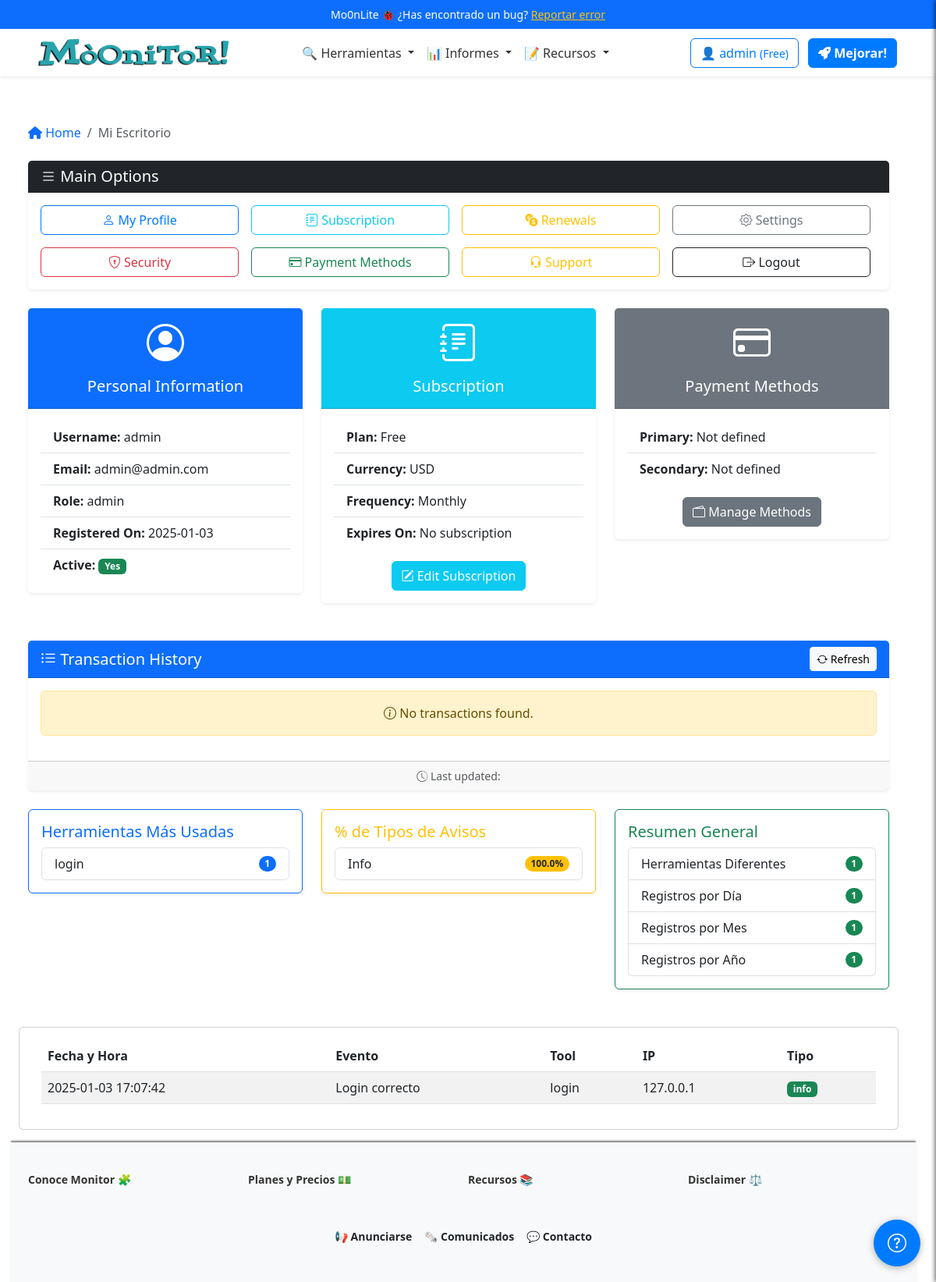
The page /dashboard (signed in) on the database its author committed.
### app/models/user_model.py (models this page shows, shortened)
class Users(UserMixin, db.Model):
    __tablename__ = 'Users'
    id = db.Column(db.Integer, primary_key=True)
    username = db.Column(db.String(80), unique=True, nullable=False)
    email = db.Column(db.String(120), unique=True, nullable=False)
    password_hash = db.Column(db.String(255), nullable=False)
    token = db.Column(db.String(255), index=True, unique=True)
    active = db.Column(db.Boolean, default=False)
    registered_on = db.Column(db.DateTime, nullable=False, default=datetime.datetime.utcnow)
    config = db.Column(JSONType)
    role = db.Column(db.String(20), nullable=False, default='usuario')
    subscription_plan = db.Column(Enum('Free', 'Pro', 'Corporate', name='subscription_plans'), default='Free')
    subscription_currency = db.Column(db.String(3), default='USD')  # ISO currency codes (e.g., USD, EUR)
    subscription_expiration = db.Column(db.DateTime, nullable=True)
    subscription_frequency = db.Column(Enum('Monthly', 'Annually', name='subscription_frequency'), default='Monthly')
    primary_payment = db.Column(JSONType, nullable=True)  # IBAN, SWIFT, etc.
    secondary_payment = db.Column(JSONType, nullable=True)
    transactions = db.relationship('Transaction', backref='user', lazy=True)

class UserLog(db.Model):
    __tablename__ = 'UserLogs'
    id = db.Column(db.Integer, primary_key=True)
    user_id = db.Column(db.Integer, db.ForeignKey('Users.id'), nullable=False)
    username = db.Column(db.String(80), nullable=False)
    event = db.Column(db.String(255), nullable=False)  # Description of the event
    tool = db.Column(db.String(255), nullable=False)  # Tool used
    timestamp = db.Column(db.DateTime, nullable=False, default=datetime.datetime.utcnow)
    ip_address = db.Column(db.String(45), nullable=False)  # Supports IPv4/IPv6
    log_type = db.Column(Enum('info', 'warn', 'err', name='log_types'), nullable=False)

### app/controllers/main_controller.py (the view)
@app.route('/dashboard')
@login_required
def dashboard():
        breadcrumbs = [{'url': '/dashboard', 'text': 'Mi Escritorio'}]
        logs = UserLog.query.filter_by(user_id=current_user.id).order_by(UserLog.timestamp.desc()).all()
        stats = calculate_log_statistics(logs)
        user = Users.query.filter_by(id=current_user.id).first()
        logs = UserLog.query.filter_by(user_id=current_user.id).order_by(UserLog.timestamp.desc()).all()
        transactions = Transaction.query.filter_by(user_id=current_user.id).order_by(Transaction.timestamp.desc()).all()
        return render_template('dashboard.html',
                               logs=logs,
                               transactions = transactions,
                               user=user,
                               breadcrumbs=breadcrumbs,
                               stats=stats)

### app/templates/dashboard.html (shortened to what this page needs)
{% extends "base.html" %}
{% block content %}
{% include 'inc/breadcrumbs.html' %}
<div class="row">
  <div class="col-12 mb-4">
    <div class="card shadow-sm border-0">
      <div class="card-header bg-dark text-white d-flex justify-content-between align-items-center">
        <h2 class="h5 mb-0"><i class="bi bi-list"></i> Main Options</h2>
      </div>
      <div class="card-body">
        <div class="row row-cols-2 row-cols-md-4 g-3 text-center">
          <div class="col">
            <a href="{{ url_for('profile') }}" class="btn btn-outline-primary w-100">
              <i class="bi bi-person"></i> My Profile
            </a>
          </div>
          <div class="col">
            <a href="{{ url_for('edit_subscription') }}" class="btn btn-outline-info w-100">
              <i class="bi bi-journal-text"></i> Subscription
            </a>
          </div>
          <div class="col">
            <a href="{{ url_for('transaction_history') }}" class="btn btn-outline-warning w-100">
              <i class="bi bi-currency-exchange"></i> Renewals
            </a>
          </div>
          <div class="col">
            <a href="{{ url_for('configuracion') }}" class="btn btn-outline-secondary w-100">
              <i class="bi bi-gear"></i> Settings
            </a>
          </div>
          <div class="col">
            <a href="{{ url_for('change_password') }}" class="btn btn-outline-danger w-100">
              <i class="bi bi-shield-lock"></i> Security
            </a>
          </div>
          <div class="col">
            <a href="{{ url_for('edit_payment_methods') }}" class="btn btn-outline-success w-100">
              <i class="bi bi-credit-card"></i> Payment Methods
            </a>
          </div>
          <div class="col">
            <a href="#" class="btn btn-outline-warning w-100">
              <i class="bi bi-headset"></i> Support
            </a>
          </div>
          <div class="col">
            <a href="{{ url_for('logout') }}" class="btn btn-outline-dark w-100">
              <i class="bi bi-box-arrow-right"></i> Logout
            </a>
          </div>
        </div>
      </div>
    </div>
  </div>
</div>
<div class="row mb-4">
  <div class="col-md-4 mb-4">
    <div class="card shadow-sm border-0">
      <div class="card-header bg-primary text-white text-center">
        <i class="bi bi-person-circle" style="font-size: 3rem;"></i>
        <h5 class="mt-2">Personal Information</h5>
      </div>
      <div class="card-body">
        <ul class="list-group list-group-flush">
          <li class="list-group-item"><strong>Username:</strong> {{ user.username }}</li>
          <li class="list-group-item"><strong>Email:</strong> {{ user.email }}</li>
          <li class="list-group-item"><strong>Role:</strong> {{ user.role }}</li>
          <li class="list-group-item"><strong>Registered On:</strong> {{ user.registered_on.strftime('%Y-%m-%d') }}</li>
          <li class="list-group-item">
            <strong>Active:</strong>
            {% if user.active %}
            <span class="badge bg-success">Yes</span>
            {% else %}
            <span class="badge bg-danger">No</span>
            {% endif %}
          </li>
        </ul>
      </div>
    </div>
  </div>
  <div class="col-md-4 mb-4">
    <div class="card shadow-sm border-0">
      <div class="card-header bg-info text-white text-center">
        <i class="bi bi-journal-text" style="font-size: 3rem;"></i>
        <h5 class="mt-2">Subscription</h5>
      </div>
      <div class="card-body">
        <ul class="list-group list-group-flush">
          <li class="list-group-item"><strong>Plan:</strong> {{ user.subscription_plan }}</li>
          <li class="list-group-item"><strong>Currency:</strong> {{ user.subscription_currency }}</li>
          <li class="list-group-item"><strong>Frequency:</strong> {{ user.subscription_frequency }}</li>
          <li class="list-group-item">
            <strong>Expires On:</strong>
            {% if user.subscription_expiration %}
            {{ user.subscription_expiration.strftime('%Y-%m-%d') }}
            {% if user.is_subscription_active() %}
            <span class="badge bg-success">Active</span>
            {% else %}
            <span class="badge bg-danger">Expired</span>
            {% endif %}
            {% else %}
            No subscription
            {% endif %}
          </li>
        </ul>
        <div class="mt-3 text-center">
          <a href="{{ url_for('edit_subscription') }}" class="btn btn-info text-white">
            <i class="bi bi-pencil-square"></i> Edit Subscription
          </a>
        </div>
      </div>
    </div>
  </div>
  <div class="col-md-4 mb-4">
    <div class="card shadow-sm border-0">
      <div class="card-header bg-secondary text-white text-center">
        <i class="bi bi-credit-card" style="font-size: 3rem;"></i>
        <h5 class="mt-2">Payment Methods</h5>
      </div>
      <div class="card-body">
        <ul class="list-group list-group-flush">
          <li class="list-group-item"><strong>Primary:</strong> {{ user.primary_payment.method if user.primary_payment
            else 'Not defined' }}</li>
          <li class="list-group-item"><strong>Secondary:</strong> {{ user.secondary_payment.method if
            user.secondary_payment else 'Not defined' }}</li>
        </ul>
        <div class="mt-3 text-center">
          <a href="#" class="btn btn-secondary text-white">
            <i class="bi bi-wallet2"></i> Manage Methods
          </a>
        </div>
      </div>
    </div>
  </div>
</div>
<div class="row mb-4">
  <div class="_col-lg-10">
    <div class="card shadow-sm border-0">
      <div class="card-header bg-primary text-white d-flex justify-content-between align-items-center">
        <h2 class="h5 mb-0"><i class="bi bi-list-ul"></i> Transaction History</h2>
        <button class="btn btn-light btn-sm">
          <i class="bi bi-arrow-repeat"></i> Refresh
        </button>
      </div>
      <div class="card-body">
        {% if transactions %}
        <table id="transactionsTable" class="table table-striped table-hover align-middle">
          <thead class="table-primary">
            <tr>
              <th scope="col">Date</th>
              <th scope="col">Type</th>
              <th scope="col">Amount</th>
              <th scope="col">Description</th>
            </tr>
          </thead>
          <tbody>
            {% for transaction in transactions %}
            <tr>
              <td>{{ transaction.timestamp }}</td>
              <td>
                <span
                  class="badge {% if transaction.transaction_type == 'Credit' %}bg-success{% else %}bg-danger{% endif %}">
                  {{ transaction.transaction_type }}
                </span>
              </td>
              <td>{{ transaction.amount }}</td>
              <td>{{ transaction.description }}</td>
            </tr>
            {% endfor %}
          </tbody>
        </table>
        {% else %}
        <div class="alert alert-warning text-center" role="alert">
          <i class="bi bi-info-circle"></i> No transactions found.
        </div>
        {% endif %}
      </div>
      <div class="card-footer text-muted small text-center">
        <i class="bi bi-clock-history"></i> Last updated: {{ current_time }}
      </div>
    </div>
  </div>
</div>
<div class="row mb-4">
  <div class="col-md-4 mb-4">
    <div class="card border-primary shadow-sm">
      <div class="card-body">
        <h5 class="card-title text-primary">Herramientas Más Usadas</h5>
        <ul class="list-group">
          {% for tool, count in stats['most_used_tools'] %}
          <li class="list-group-item d-flex justify-content-between align-items-center">
            {{ tool }}
            <span class="badge bg-primary rounded-pill">{{ count }}</span>
          </li>
          {% endfor %}
        </ul>
      </div>
    </div>
  </div>
  <div class="col-md-4 mb-4">
    <div class="card border-warning shadow-sm">
      <div class="card-body">
        <h5 class="card-title text-warning">% de Tipos de Avisos</h5>
        <ul class="list-group">
          {% for log_type, percentage in stats['log_type_percentages'].items() %}
          <li class="list-group-item d-flex justify-content-between align-items-center">
            {{ log_type | capitalize }}
            <span class="badge bg-warning text-dark rounded-pill">{{ percentage|round(2) }}%</span>
          </li>
          {% endfor %}
        </ul>
      </div>
    </div>
  </div>
  <div class="col-md-4 mb-4">
    <div class="card border-success shadow-sm">
      <div class="card-body">
        <h5 class="card-title text-success">Resumen General</h5>
        <ul class="list-group">
          <li class="list-group-item d-flex justify-content-between align-items-center">
            Herramientas Diferentes
            <span class="badge bg-success rounded-pill">{{ stats['unique_tools'] }}</span>
          </li>
          <li class="list-group-item d-flex justify-content-between align-items-center">
            Registros por Día
            <span class="badge bg-success rounded-pill">{{ stats['logs_per_day'] }}</span>
          </li>
          <li class="list-group-item d-flex justify-content-between align-items-center">
            Registros por Mes
            <span class="badge bg-success rounded-pill">{{ stats['logs_per_month'] }}</span>
          </li>
          <li class="list-group-item d-flex justify-content-between align-items-center">
            Registros por Año
            <span class="badge bg-success rounded-pill">{{ stats['logs_per_year'] }}</span>
          </li>
        </ul>
      </div>
    </div>
  </div>
</div>
<div class="row mb-3">
  <div class="card">
    <div class="card-body">
      {% if logs %}
      <table id="logsTable" class="table table-striped">
        <thead>
          <tr>
            <th>Fecha y Hora</th>
            <th>Evento</th>
            <th>Tool</th>
            <th>IP</th>
            <th>Tipo</th>
          </tr>
        </thead>
        <tbody>
          {% for log in logs %}
          <tr>
            <td>{{ log.timestamp.strftime('%Y-%m-%d %H:%M:%S') }}</td>
            <td>{{ log.event }}</td>
            <td>{{ log.tool }}</td>
            <td>{{ log.ip_address }}</td>
            <td>
              <span
                class="badge {% if log.log_type == 'info' %}bg-success{% elif log.log_type == 'warn' %}bg-warning{% else %}bg-danger{% endif %}">
                {{ log.log_type }}
              </span>
            </td>
          </tr>
          {% endfor %}
        </tbody>
      </table>
      {% else %}
      <p>No hay registros de actividad disponibles.</p>
      {% endif %}
    </div>
  </div>
</div>
{% endblock %}

### app/templates/inc/navbar.html (shortened to what this page needs)
<nav class="navbar navbar-expand-lg navbar-light bg-white shadow-sm">
  <div class="container">
    <a class="navbar-brand mx-auto" href="{{ url_for('index') }}">
      <img src="{{ url_for('static', filename='logo.png') }}" alt="Logo" height="50"
        class="d-inline-block align-text-top">
    </a>
    <div class="collapse navbar-collapse justify-content-center" id="navbarNav">
      <ul class="navbar-nav align-items-center">
        <li class="nav-item dropdown">
          <a class="nav-link dropdown-toggle" href="#" id="domainDnsDropdown" role="button" data-bs-toggle="dropdown"
            aria-expanded="false">
            🔍 Herramientas
          </a>
        </li>
        <li class="nav-item dropdown">
          <a class="nav-link dropdown-toggle" href="#" id="domainDnsDropdown" role="button" data-bs-toggle="dropdown"
            aria-expanded="false">
            📊 Informes
          </a>
        </li>
        <li class="nav-item dropdown">
          <a class="nav-link dropdown-toggle" href="#" id="domainDnsDropdown" role="button" data-bs-toggle="dropdown"
            aria-expanded="false">
            📝 Recursos
          </a>
        </li>
      </ul>
    </div>
    <div class="d-flex align-items-center ms-3">
      {% if current_user.is_authenticated %}
      <a href="/dashboard" class="btn btn-outline-primary me-2"><span class="item-responsive">👤 {{
          current_user.username
          }} <small>({{ current_user.subscription_plan }})</small></a>
      {% if current_user.subscription_plan == "Free" %}
      <a class="btn btn-primary me-2 ms-1 text-decoration-none fw-semibold" href="{{ url_for('edit_subscription') }}"><i
          class="fa-solid fa-rocket"></i>
        Mejorar!</a>
      {% endif %}
      {% else %}
      <a class="btn btn-outline-primary me-2 ms-1" href="{{ url_for('login') }}"><i class="fa-solid fa-key"></i>
        Entrar</a>
      <a class="btn btn-primary me-2 ms-1" href="{{ url_for('register') }}"><i class="fa-solid fa-crown"></i>
        Empezar gratis</a></li>
      {%endif%}
    </div>
  </div>
</nav>

### rows shown on the page
Users: username "admin", subscription_plan "Free", email "admin@admin.com", role "admin", registered_on "2025-01-03", subscription_currency "USD", subscription_frequency "Monthly", primary_payment "Not defined", secondary_payment "Not defined"
UserLog: tool "login", count "1", timestamp "2025-01-03 17:07:42", event "Login correcto", ip_address "127.0.0.1", log_type "info"

### other values the page prints
{{ crumb.text }} "Mi Escritorio"
{{ log_type | capitalize }} "Info"
{{ percentage|round(2) }} "100.0"
{{ stats['unique_tools'] }} "1"
{{ stats['logs_per_day'] }} "1"
{{ stats['logs_per_month'] }} "1"
{{ stats['logs_per_year'] }} "1"
